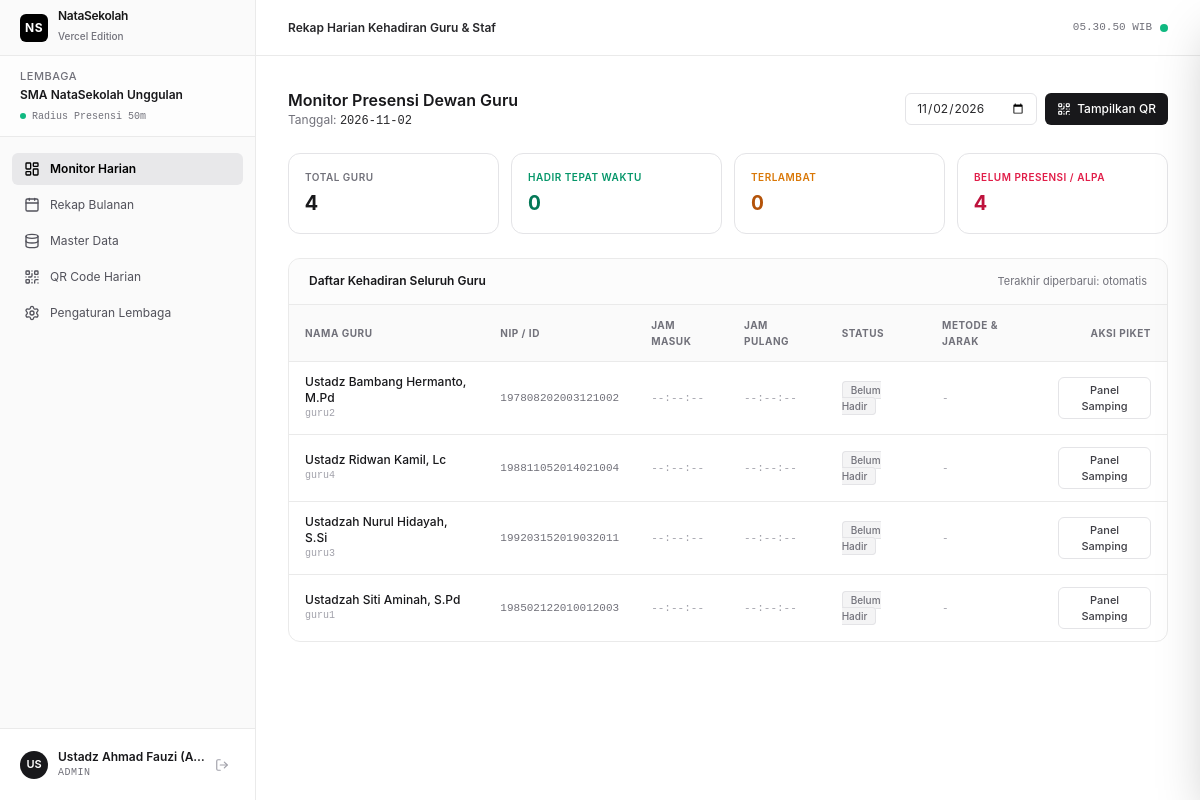
/admin/recap (signed in), run on an earlier commit of the app's database.
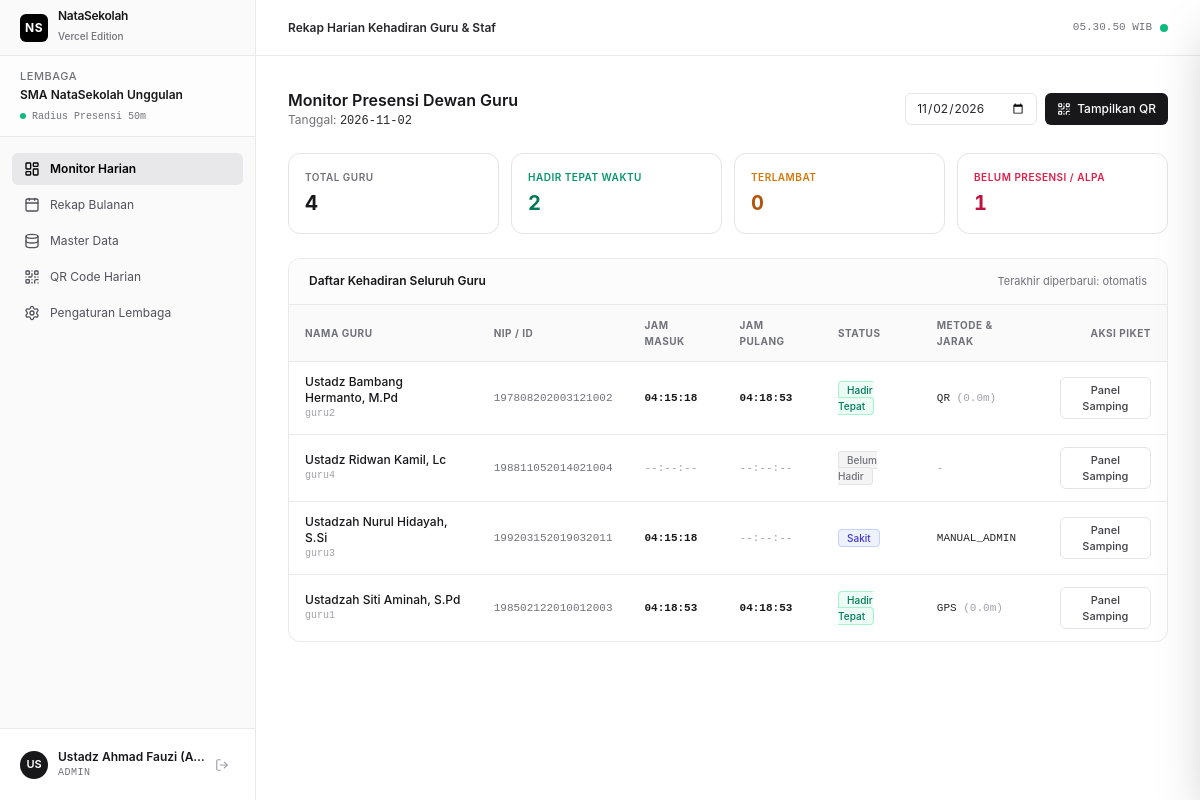
And on a later commit of the database.
### tables this page shows
CREATE TABLE users (
            id TEXT PRIMARY KEY,
            institution_id TEXT NOT NULL,
            username TEXT UNIQUE NOT NULL,
            password_hash TEXT NOT NULL,
            full_name TEXT NOT NULL,
            role TEXT NOT NULL CHECK(role IN ('ADMIN', 'TEACHER', 'STAFF')),
            nip TEXT,
            phone TEXT,
            is_active INTEGER DEFAULT 1,
            created_at TIMESTAMP DEFAULT CURRENT_TIMESTAMP,
            FOREIGN KEY (institution_id) REFERENCES institutions(id) ON DELETE CASCADE
        );

CREATE TABLE teacher_attendance (
            id TEXT PRIMARY KEY,
            institution_id TEXT NOT NULL,
            user_id TEXT NOT NULL,
            date TEXT NOT NULL, -- YYYY-MM-DD
            check_in_time TEXT, -- HH:MM:SS
            check_out_time TEXT, -- HH:MM:SS
            status TEXT NOT NULL CHECK(status IN ('PRESENT', 'LATE', 'SICK', 'EXCUSED', 'ABSENT')),
            method TEXT NOT NULL CHECK(method IN ('GPS', 'QR', 'MANUAL_ADMIN')),
            distance_meters REAL,
            notes TEXT,
            created_at TIMESTAMP DEFAULT CURRENT_TIMESTAMP,
            updated_at TIMESTAMP DEFAULT CURRENT_TIMESTAMP,
            UNIQUE(user_id, date),
            FOREIGN KEY (institution_id) REFERENCES institutions(id) ON DELETE CASCADE,
            FOREIGN KEY (user_id) REFERENCES users(id) ON DELETE CASCADE
        );

### server.py (the view)
@app.get("/admin/recap", response_class=HTMLResponse)
async def admin_recap_page(request: Request, date: Optional[str] = None):
    user = get_current_user(request)
    if not user:
        return RedirectResponse(url="/login")
    if user["role"] != "ADMIN":
        return RedirectResponse(url="/attendance")
    today_str = date or datetime.now().strftime("%Y-%m-%d")
    conn = get_db()
    cur = conn.cursor()
    cur.execute("""
        SELECT u.id as user_id, u.full_name, u.username, u.nip,
               a.check_in_time, a.check_out_time, a.status, a.method, a.distance_meters, a.notes
        FROM users u
        LEFT JOIN teacher_attendance a ON u.id = a.user_id AND a.date = ?
        WHERE u.institution_id = ? AND u.role IN ('TEACHER', 'STAFF') AND u.is_active = 1
        ORDER BY u.full_name ASC
    """, (today_str, user["institution_id"]))
    teachers = [dict(r) for r in cur.fetchall()]
    conn.close()
    total = len(teachers)
    present = sum(1 for t in teachers if t["status"] == "PRESENT")
    late = sum(1 for t in teachers if t["status"] == "LATE")
    absent = total - (present + late + sum(1 for t in teachers if t["status"] in ["SICK", "EXCUSED"]))
    return templates.TemplateResponse(
        request=request,
        name="admin_recap.html",
        context={
            "user": user,
            "active_menu": "recap",
            "selected_date": today_str,
            "teachers": teachers,
            "stats": {
                "total": total,
                "present": present,
                "late": late,
                "absent": max(0, absent)
            }
        }
    )

### templates/admin_recap.html (shortened to what the changed rows need)
{% extends "base.html" %}
{% block content %}
<div class="space-y-6">
  <div class="flex flex-col sm:flex-row sm:items-center justify-between gap-4">
    <div>
      <h2 class="text-base font-semibold text-zinc-900">Monitor Presensi Dewan Guru</h2>
    </div>
  </div>
  <div class="grid grid-cols-2 sm:grid-cols-4 gap-3">
    <div class="p-4 rounded-xl border border-zinc-200 bg-white">
      <div class="text-[10px] uppercase font-semibold text-emerald-600 tracking-wider">Hadir Tepat Waktu</div>
      <div class="text-xl font-bold text-emerald-700 mt-1 tabular">{{ stats.present }}</div>
    </div>
    <div class="p-4 rounded-xl border border-zinc-200 bg-white">
      <div class="text-[10px] uppercase font-semibold text-rose-600 tracking-wider">Belum Presensi / Alpa</div>
      <div class="text-xl font-bold text-rose-700 mt-1 tabular">{{ stats.absent }}</div>
    </div>
  </div>
  <div class="bg-white border border-[#eaeaea] rounded-xl overflow-hidden shadow-xs">
    <div class="overflow-x-auto">
      <table class="w-full text-left text-xs">
        <thead class="bg-zinc-50 text-zinc-500 uppercase text-[10px] tracking-wider border-b border-[#eaeaea]">
          <tr>
            <th class="px-4 py-3">Nama Guru</th>
            <th class="px-4 py-3">NIP / ID</th>
            <th class="px-4 py-3">Jam Masuk</th>
            <th class="px-4 py-3">Jam Pulang</th>
            <th class="px-4 py-3">Status</th>
            <th class="px-4 py-3">Metode & Jarak</th>
            <th class="px-4 py-3 text-right">Aksi Piket</th>
          </tr>
        </thead>
        <tbody class="divide-y divide-[#eaeaea] text-zinc-700">
          {% for t in teachers %}
          <tr class="hover:bg-zinc-50/60 transition-colors">
            <td class="px-4 py-3">
              <div class="font-medium text-zinc-900">{{ t.full_name }}</div>
              <div class="text-[10px] text-zinc-400 font-mono">{{ t.username }}</div>
            </td>
            <td class="px-4 py-3 font-mono text-[11px] text-zinc-500">{{ t.nip or '-' }}</td>
            <td class="px-4 py-3 font-mono text-[11px]">
              {% if t.check_in_time %}
                <span class="text-zinc-900 font-semibold tabular">{{ t.check_in_time }}</span>
              {% else %}
                <span class="text-zinc-400">--:--:--</span>
              {% endif %}
            </td>
            <td class="px-4 py-3 font-mono text-[11px]">
              {% if t.check_out_time %}
                <span class="text-zinc-900 font-semibold tabular">{{ t.check_out_time }}</span>
              {% else %}
                <span class="text-zinc-400">--:--:--</span>
              {% endif %}
            </td>
            <td class="px-4 py-3">
              {% if t.status == 'PRESENT' %}
                <span class="px-2 py-0.5 rounded text-[10px] font-medium bg-emerald-50 text-emerald-700 border border-emerald-200">Hadir Tepat</span>
              {% elif t.status == 'LATE' %}
                <span class="px-2 py-0.5 rounded text-[10px] font-medium bg-amber-50 text-amber-700 border border-amber-200">Terlambat</span>
              {% elif t.status == 'SICK' %}
                <span class="px-2 py-0.5 rounded text-[10px] font-medium bg-indigo-50 text-indigo-700 border border-indigo-200">Sakit</span>
              {% elif t.status == 'EXCUSED' %}
                <span class="px-2 py-0.5 rounded text-[10px] font-medium bg-sky-50 text-sky-700 border border-sky-200">Izin</span>
              {% else %}
                <span class="px-2 py-0.5 rounded text-[10px] font-medium bg-zinc-100 text-zinc-500 border border-zinc-200">Belum Hadir</span>
              {% endif %}
            </td>
            <td class="px-4 py-3 text-[11px] font-mono text-zinc-500">
              {% if t.method %}
                <span class="text-zinc-800 font-medium">{{ t.method }}</span>
                {% if t.distance_meters is not none %}
                  <span class="text-zinc-400">({{ t.distance_meters|round(1) }}m)</span>
                {% endif %}
              {% else %}
                <span class="text-zinc-400">-</span>
              {% endif %}
            </td>
            <td class="px-4 py-3 text-right">
              <button onclick="openSidePanel('{{ t.user_id }}', '{{ t.full_name }}', '{{ t.code or '' }}', '{{ t.status }}', '{{ t.check_in_time or '' }}', '{{ t.check_out_time or '' }}', '{{ t.notes or '' }}')"
                      class="px-2.5 py-1 rounded-md border border-zinc-200 bg-white hover:bg-zinc-100 text-zinc-700 text-[11px] font-medium transition-colors">
                Panel Samping
              </button>
            </td>
          </tr>
          {% endfor %}
        </tbody>
      </table>
    </div>
  </div>
</div>
{% endblock %}

What changed in the data, as far as the page shows it:
no longer on this page (row unchanged): users: full_name "Ustadz Bambang Hermanto, M.Pd", username "guru2", nip "197808202003121002", shows "Belum Hadir"
no longer on this page (row unchanged): users: full_name "Ustadzah Nurul Hidayah, S.Si", username "guru3", nip "199203152019032011", shows "Belum Hadir"
no longer on this page (row unchanged): users: full_name "Ustadzah Siti Aminah, S.Pd", username "guru1", nip "198502122010012003", shows "Belum Hadir"
added teacher_attendance: full_name "Ustadz Bambang Hermanto, M.Pd", username "guru2", nip "197808202003121002", check_in_time "04:15:18", check_out_time "04:18:53", status "Hadir Tepat", method "QR", distance_meters "0.0"
added teacher_attendance: full_name "Ustadzah Nurul Hidayah, S.Si", username "guru3", nip "199203152019032011", check_in_time "04:15:18", status "Sakit", method "MANUAL_ADMIN"
added teacher_attendance: full_name "Ustadzah Siti Aminah, S.Pd", username "guru1", nip "198502122010012003", check_in_time "04:18:53", check_out_time "04:18:53", status "Hadir Tepat", method "GPS", distance_meters "0.0"
Also different on the page:
{{ stats.present }}: "0" → "2"
{{ stats.absent }}: "4" → "1"
